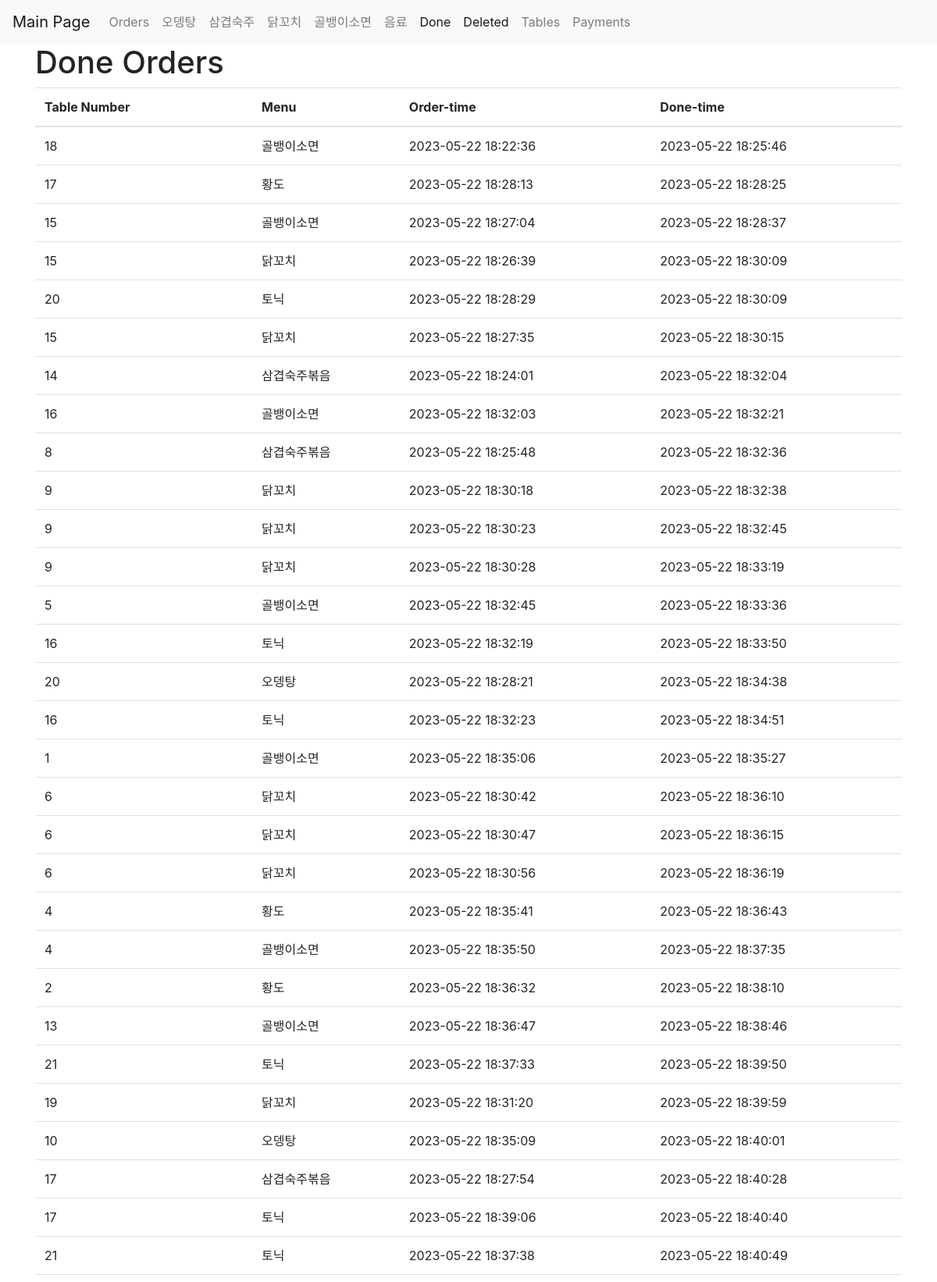
Screenshot of /done (upper part) with the database file from the repository.
### tables this page shows
CREATE TABLE done_orders (idx INTEGER PRIMARY KEY AUTOINCREMENT NOT NULL, table_num INTEGER, menu TEXT, time TEXT, done_time);

### app.py (the view)
@app.route('/done')
def done():
    conn = sqlite3.connect("database.db")
    cur = conn.cursor()
    cur.execute(f"SELECT * FROM done_orders;")
    rows = cur.fetchall()
    print(rows)
    conn.commit()
    conn.close()
    return render_template('deleted.html', orders = rows,name='Done')

### templates/deleted.html (shortened to what this page needs)
<!DOCTYPE html>
<html>
<head>
    <link rel="stylesheet" href="https://stackpath.bootstrapcdn.com/bootstrap/4.5.0/css/bootstrap.min.css">
</head>
<body>
    <nav class="navbar navbar-expand-lg navbar-light bg-light">
        <a class="navbar-brand" href="/">Main Page</a>
        <div class="collapse navbar-collapse" id="navbarNav">
            <ul class="navbar-nav">
                <li class="nav-item">
                    <a class="nav-link" href="{{ url_for('orders') }}">Orders</a>
                </li>
                <li class="nav-item">
                    <a class="nav-link" href="{{ url_for('menu', category='오뎅탕') }}">오뎅탕</a>
                </li>
                <li class="nav-item">
                    <a class="nav-link" href="{{ url_for('menu', category='삼겹숙주볶음') }}">삼겹숙주</a>
                </li>
                <li class="nav-item">
                    <a class="nav-link" href="{{ url_for('menu', category='닭꼬치') }}">닭꼬치</a>
                </li>
                <li class="nav-item">
                    <a class="nav-link" href="{{ url_for('menu', category='골뱅이소면') }}">골뱅이소면</a>
                </li>
                <li class="nav-item">
                    <a class="nav-link" href="{{ url_for('menu', category='음료') }}">음료</a>
                </li>
                <li class="nav-item active">
                    <a class="nav-link" href="{{ url_for('done') }}">Done</a>
                </li>
                <li class="nav-item active">
                    <a class="nav-link" href="{{ url_for('deleted') }}">Deleted</a>
                </li>
                <li class="nav-item">
                    <a class="nav-link" href="/tables">Tables</a>
                </li>
                <li class="nav-item">
                    <a class="nav-link" href="/payments">Payments</a>
                </li>
            </ul>
        </div>
    </nav>
    <div class="container">
        <h1>{{name}} Orders</h1>
        <table class="table table-hover">
            <thead>
                <tr>
                    <th scope="col">Table Number</th>
                    <th scope="col">Menu</th>
                    <th scope="col">Order-time</th>
                    <th scope="col">Done-time</th>
                </tr>
            </thead>
            <tbody>
                {% for order in orders %}
                <tr>
                    <td>{{ order[1] }}</td>
                    <td>{{ order[2] }}</td>
                    <td>{{ order[3] }}</td>
                    <td>{{ order[4] }}</td>
                </tr>
                {% endfor %}
            </tbody>
        </table>
    </div>
</body>
</html>

### rows the page displays
done_orders: table_num "18", menu "골뱅이소면", time "2023-05-22 18:22:36", done_time "2023-05-22 18:25:46"
done_orders: table_num "17", menu "황도", time "2023-05-22 18:28:13", done_time "2023-05-22 18:28:25"
done_orders: table_num "15", menu "골뱅이소면", time "2023-05-22 18:27:04", done_time "2023-05-22 18:28:37"
done_orders: table_num "15", menu "닭꼬치", time "2023-05-22 18:26:39", done_time "2023-05-22 18:30:09"
done_orders: table_num "20", menu "토닉", time "2023-05-22 18:28:29", done_time "2023-05-22 18:30:09"
done_orders: table_num "15", menu "닭꼬치", time "2023-05-22 18:27:35", done_time "2023-05-22 18:30:15"
done_orders: table_num "14", menu "삼겹숙주볶음", time "2023-05-22 18:24:01", done_time "2023-05-22 18:32:04"
done_orders: table_num "16", menu "골뱅이소면", time "2023-05-22 18:32:03", done_time "2023-05-22 18:32:21"
done_orders: table_num "8", menu "삼겹숙주볶음", time "2023-05-22 18:25:48", done_time "2023-05-22 18:32:36"
done_orders: table_num "9", menu "닭꼬치", time "2023-05-22 18:30:18", done_time "2023-05-22 18:32:38"
done_orders: table_num "9", menu "닭꼬치", time "2023-05-22 18:30:23", done_time "2023-05-22 18:32:45"
done_orders: table_num "9", menu "닭꼬치", time "2023-05-22 18:30:28", done_time "2023-05-22 18:33:19"
done_orders: table_num "5", menu "골뱅이소면", time "2023-05-22 18:32:45", done_time "2023-05-22 18:33:36"
done_orders: table_num "16", menu "토닉", time "2023-05-22 18:32:19", done_time "2023-05-22 18:33:50"
done_orders: table_num "20", menu "오뎅탕", time "2023-05-22 18:28:21", done_time "2023-05-22 18:34:38"
done_orders: table_num "16", menu "토닉", time "2023-05-22 18:32:23", done_time "2023-05-22 18:34:51"
done_orders: table_num "1", menu "골뱅이소면", time "2023-05-22 18:35:06", done_time "2023-05-22 18:35:27"
done_orders: table_num "6", menu "닭꼬치", time "2023-05-22 18:30:42", done_time "2023-05-22 18:36:10"
done_orders: table_num "6", menu "닭꼬치", time "2023-05-22 18:30:47", done_time "2023-05-22 18:36:15"
done_orders: table_num "6", menu "닭꼬치", time "2023-05-22 18:30:56", done_time "2023-05-22 18:36:19"
done_orders: table_num "4", menu "황도", time "2023-05-22 18:35:41", done_time "2023-05-22 18:36:43"
done_orders: table_num "4", menu "골뱅이소면", time "2023-05-22 18:35:50", done_time "2023-05-22 18:37:35"
done_orders: table_num "2", menu "황도", time "2023-05-22 18:36:32", done_time "2023-05-22 18:38:10"
done_orders: table_num "13", menu "골뱅이소면", time "2023-05-22 18:36:47", done_time "2023-05-22 18:38:46"
done_orders: table_num "21", menu "토닉", time "2023-05-22 18:37:33", done_time "2023-05-22 18:39:50"
done_orders: table_num "19", menu "닭꼬치", time "2023-05-22 18:31:20", done_time "2023-05-22 18:39:59"
done_orders: table_num "10", menu "오뎅탕", time "2023-05-22 18:35:09", done_time "2023-05-22 18:40:01"
done_orders: table_num "17", menu "삼겹숙주볶음", time "2023-05-22 18:27:54", done_time "2023-05-22 18:40:28"
done_orders: table_num "17", menu "토닉", time "2023-05-22 18:39:06", done_time "2023-05-22 18:40:40"
done_orders: table_num "21", menu "토닉", time "2023-05-22 18:37:38", done_time "2023-05-22 18:40:49"

### other values shown
{{ name }} "Done"
